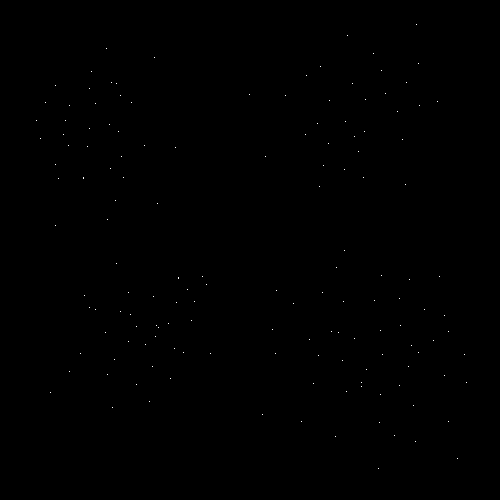
//> input picture kmeans1.png, 500 x 500 px
$ ./multi_kmeans   (built with g++ and OpenCV 4)
//> lines starting //> are read from the running program, lines starting //| are printed output that depends on the picture; after the words box and inside, x2 and y2 are one past the last pixel; in counts of white or black regions, pixels touching at a corner belong together
#include <iostream>
#include <string.h>
#include "opencv2/imgproc.hpp"
#include "opencv2/highgui.hpp"
#include "opencv2/core/core.hpp"
#include <bits/stdc++.h>
#include <math.h>
#include <time.h>

#define INF 1e9

using namespace std;
using namespace cv;

struct datapoint{
    int x;
    int y;
    int group;
};

int findCluster( Point centroids[] , int n , int x , int y )
{
    float min_dist = INF ;
    int group = -1;

    for ( int  i = 0 ; i < n ; i++ )
    {
        float temp = hypotf(x-centroids[i].x, y - centroids[i].y);

        if ( temp < min_dist )
        {
            min_dist = temp;
            group = i;
        }
    }

    return group;
}

Point findMean ( vector<Point> arr )
{
    int x = 0 , y = 0;

    for ( int i = 0 ; i < arr.size() ; i++ )
    {
        x = x + arr[i].x;
        y = y + arr[i].y;
    }

    x = x/arr.size();
    y = y/arr.size();

    return Point(x,y);
}

int giveColor (int k , int c)
{
    int arr[10][3] = {
        {255,0,0},
        {0,255,0},
        {0,0,255},
        {255,255,255},
        {255,0,255},
        {0,255,255},
        {255,0,255},
        {127,127,127},
    };

    return arr[k][c];
}

void drawPoints (Mat img,Point centroids[] , int k , vector <datapoint> arr)
{
    Mat temp = img.clone();

    for ( int i = 0 ; i < k ; i++ )
    {
        circle(temp,Point(centroids[i].y,centroids[i].x),3,Scalar(giveColor(i,0),giveColor(i,1),giveColor(i,2)),-1);
    }

    for ( int i = 0 ; i < arr.size() ; i++ )
    {
        temp.at<Vec3b>(arr[i].x,arr[i].y)[0] = giveColor(arr[i].group,0);
        temp.at<Vec3b>(arr[i].x,arr[i].y)[1] = giveColor(arr[i].group,1);
        temp.at<Vec3b>(arr[i].x,arr[i].y)[2] = giveColor(arr[i].group,2);
    }

    imshow("out",temp);
    waitKey(1000);
}

float findError(Point centroids[],vector <datapoint> arr)
{
    float temp = 0;

    for ( int i = 0 ; i < arr.size() ; i++ )
    {
        temp += hypotf(arr[i].x-centroids[arr[i].group].x, arr[i].y - centroids[arr[i].group].y);
    }

    return temp;
}

int main()
{
    int itr = 5;

    Mat img = imread("/home/zoh/Downloads/kmeans1.png",1);
//> img is the input picture: 500 rows x 500 cols, CV_8UC3; 0.06% white in thin lines or dots, all inside (x1, y1, x2, y2) = (36, 24, 467, 469)
    namedWindow("out",0);

    imshow("out",img);
    waitKey(1000);

    vector <datapoint> arr;

    for ( int i = 0 ; i < img.rows ; i++ )
    {
        for ( int j = 0 ; j < img.cols ; j++ )
        {
            if ( img.at<Vec3b>(i,j)[0] + img.at<Vec3b>(i,j)[1] + img.at<Vec3b>(i,j)[2] == 255*3  )
            {
                datapoint temp;
                temp.x = i;
                temp.y = j;
                temp.group = -1;
                arr.push_back(temp);
            }
        }
    }
//> after the loop, arr = 151 items

    int groups[arr.size()];

    int k = 4;
    Point final[k];

    float error = INF;

    while(itr--)
    {
        Mat temp = img.clone();
        Point centroids[k];

        srand (time(NULL));

        for ( int i = 0 ; i < k ; i++ )
        {
            centroids[i].x = rand()%img.rows;
            centroids[i].y = rand()%img.cols;
            circle(temp,Point(centroids[i].y,centroids[i].x),3,Scalar(giveColor(i,0),giveColor(i,1),giveColor(i,2)),-1);
            imshow("out",temp);
            waitKey(1000);
        }

        bool ifChange = true;

        while ( ifChange == true )
        {
            vector<Point> sortByGroup[k];
            int changeCount = 0;

            for ( int i = 0 ; i < arr.size() ; i++ )
            {
                int prev = arr[i].group;
                int curr = findCluster(centroids,k,arr[i].x,arr[i].y);

                if ( prev == curr )
                    changeCount++;

                sortByGroup[curr].push_back(Point(arr[i].x,arr[i].y));

                arr[i].group = curr;
            }

            drawPoints(img,centroids,k,arr);

            for ( int i = 0 ; i < k ; i++ )
            {
                if ( sortByGroup[i].size() > 0 )
                    centroids[i] = findMean(sortByGroup[i]);
            }

            drawPoints(img,centroids,k,arr);

            if ( changeCount == arr.size() )
                ifChange = false;
        }

        float t = findError(centroids,arr);

        if ( t < error )
        {
            error = t;

            for ( int i = 0 ; i < k ; i++ )
            {
                final[i] = centroids[i];
            }

            for ( int i = 0 ; i < arr.size() ; i++ )
            {
                groups[i] = arr[i].group;
            }
        }
    }
//> this loop made 5 passes
//> error on pass 1: 8774.9
//> after the loop, itr = -1; error = 8774.9

    for ( int i = 0 ; i < arr.size() ; i++ )
    {
        arr[i].group = groups[i];
    }

    drawPoints(img,final,k,arr);
//> the loop in drawPoints, `for ( int i = 0 ; i < k ; i++ )` made 4 passes
//> after the loop in drawPoints, `for ( int i = 0 ; i < k ; i++ )`: temp: 500 rows x 500 cols, CV_8UC3; 116 pixels changed, all inside (x1, y1, x2, y2) = (92, 108, 377, 358)
//> after the loop in drawPoints, `for ( int i = 0 ; i < arr.size() ; i++ )`:
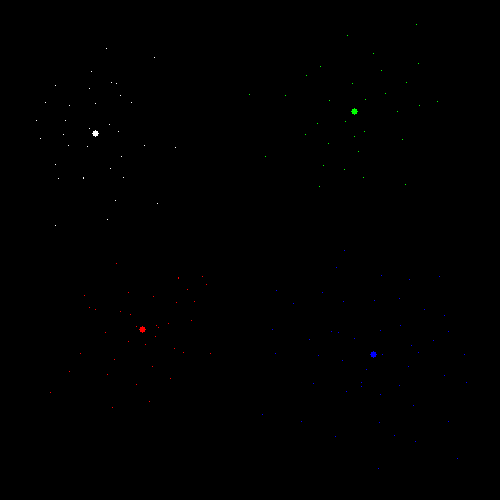
//> temp: 500 rows x 500 cols, CV_8UC3; mean B, G, R 0.1, 0.1, 0.1

    waitKey(0);

    return 0;
}
